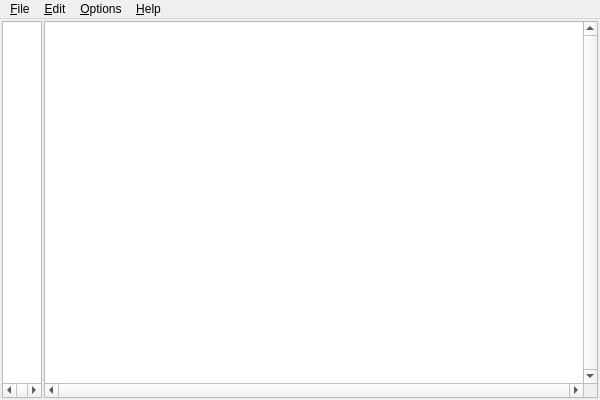
<?xml version="1.0" encoding="UTF-8"?>
<ui version="4.0">
 <class>CliphistWindow</class>
 <widget class="QMainWindow" name="CliphistWindow">
  <property name="geometry">
   <rect>
    <x>0</x>
    <y>0</y>
    <width>600</width>
    <height>400</height>
   </rect>
  </property>
  <property name="windowTitle">
   <string>Clipboard History 2</string>
  </property>
  <widget class="QWidget" name="centralWidget">
   <layout class="QGridLayout" name="gridLayout">
    <property name="margin">
     <number>2</number>
    </property>
    <property name="spacing">
     <number>2</number>
    </property>
    <item row="0" column="0">
     <widget class="QListWidget" name="listWidgetLineNumbers">
      <property name="sizePolicy">
       <sizepolicy hsizetype="Fixed" vsizetype="Expanding">
        <horstretch>0</horstretch>
        <verstretch>0</verstretch>
       </sizepolicy>
      </property>
      <property name="maximumSize">
       <size>
        <width>40</width>
        <height>16777215</height>
       </size>
      </property>
      <property name="focusPolicy">
       <enum>Qt::NoFocus</enum>
      </property>
      <property name="verticalScrollBarPolicy">
       <enum>Qt::ScrollBarAlwaysOff</enum>
      </property>
      <property name="horizontalScrollBarPolicy">
       <enum>Qt::ScrollBarAlwaysOn</enum>
      </property>
      <property name="editTriggers">
       <set>QAbstractItemView::NoEditTriggers</set>
      </property>
      <property name="selectionMode">
       <enum>QAbstractItemView::NoSelection</enum>
      </property>
     </widget>
    </item>
    <item row="0" column="1">
     <widget class="QListWidget" name="listWidget">
      <property name="verticalScrollBarPolicy">
       <enum>Qt::ScrollBarAlwaysOn</enum>
      </property>
      <property name="horizontalScrollBarPolicy">
       <enum>Qt::ScrollBarAlwaysOn</enum>
      </property>
      <property name="editTriggers">
       <set>QAbstractItemView::EditKeyPressed</set>
      </property>
     </widget>
    </item>
   </layout>
  </widget>
  <widget class="QMenuBar" name="menuBar">
   <property name="geometry">
    <rect>
     <x>0</x>
     <y>0</y>
     <width>600</width>
     <height>21</height>
    </rect>
   </property>
   <widget class="QMenu" name="menuFile">
    <property name="title">
     <string>&amp;File</string>
    </property>
    <addaction name="actionOpen"/>
    <addaction name="actionSave"/>
    <addaction name="actionSave_as"/>
    <addaction name="separator"/>
    <addaction name="action_Quit"/>
   </widget>
   <widget class="QMenu" name="menu_Edit">
    <property name="title">
     <string>&amp;Edit</string>
    </property>
    <addaction name="actionDelete_all_entries"/>
    <addaction name="actionDelete_marked_entry"/>
    <addaction name="separator"/>
    <addaction name="action_Find_text"/>
    <addaction name="actionFind_next"/>
    <addaction name="separator"/>
    <addaction name="action_Edit_entry"/>
   </widget>
   <widget class="QMenu" name="menuHelp">
    <property name="title">
     <string>&amp;Help</string>
    </property>
    <addaction name="actionHelp"/>
    <addaction name="separator"/>
    <addaction name="actionAbout"/>
    <addaction name="actionAbout_Qt"/>
   </widget>
   <widget class="QMenu" name="menu_Options">
    <property name="title">
     <string>&amp;Options</string>
    </property>
    <addaction name="action_Activate_cliphist"/>
    <addaction name="actionErase_clipboard_contents"/>
    <addaction name="separator"/>
    <addaction name="actionMaximal_number_of_entries"/>
    <addaction name="action_Lines_per_entry"/>
    <addaction name="actionSelect_font"/>
    <addaction name="separator"/>
    <addaction name="action_Double_click_to_select"/>
    <addaction name="actionAutoload_data"/>
    <addaction name="actionAutoload_window_position_and_size"/>
    <addaction name="actionAlways_on_top"/>
   </widget>
   <addaction name="menuFile"/>
   <addaction name="menu_Edit"/>
   <addaction name="menu_Options"/>
   <addaction name="menuHelp"/>
  </widget>
  <action name="actionOpen">
   <property name="text">
    <string>&amp;Load Data...</string>
   </property>
   <property name="shortcut">
    <string>Ctrl+O</string>
   </property>
  </action>
  <action name="actionSave">
   <property name="text">
    <string>&amp;Save Data</string>
   </property>
   <property name="shortcut">
    <string>Ctrl+S</string>
   </property>
  </action>
  <action name="actionSave_as">
   <property name="text">
    <string>Save Data &amp;as...</string>
   </property>
   <property name="shortcut">
    <string>Ctrl+A</string>
   </property>
  </action>
  <action name="action_Quit">
   <property name="text">
    <string>&amp;Quit</string>
   </property>
   <property name="shortcut">
    <string>Ctrl+Q</string>
   </property>
  </action>
  <action name="actionHelp">
   <property name="text">
    <string>&amp;Help...</string>
   </property>
   <property name="shortcut">
    <string>F1</string>
   </property>
  </action>
  <action name="actionAbout">
   <property name="text">
    <string>&amp;About...</string>
   </property>
  </action>
  <action name="actionDelete_all_entries">
   <property name="text">
    <string>Delete &amp;all entries...</string>
   </property>
  </action>
  <action name="actionDelete_marked_entry">
   <property name="text">
    <string>&amp;Delete marked entry</string>
   </property>
   <property name="shortcut">
    <string>Ctrl+D</string>
   </property>
  </action>
  <action name="action_Find_text">
   <property name="text">
    <string>&amp;Find text...</string>
   </property>
   <property name="shortcut">
    <string>Ctrl+F</string>
   </property>
  </action>
  <action name="actionFind_next">
   <property name="text">
    <string>Find &amp;next</string>
   </property>
   <property name="shortcut">
    <string>Ctrl+N</string>
   </property>
  </action>
  <action name="action_Edit_entry">
   <property name="text">
    <string>&amp;Edit entry...</string>
   </property>
   <property name="shortcut">
    <string>Ctrl+E</string>
   </property>
  </action>
  <action name="action_Activate_cliphist">
   <property name="checkable">
    <bool>true</bool>
   </property>
   <property name="checked">
    <bool>true</bool>
   </property>
   <property name="text">
    <string>&amp;Activate cliphist</string>
   </property>
  </action>
  <action name="actionErase_clipboard_contents">
   <property name="text">
    <string>&amp;Erase clipboard contents</string>
   </property>
  </action>
  <action name="action_Lines_per_entry">
   <property name="text">
    <string>&amp;Lines per entry...</string>
   </property>
  </action>
  <action name="actionSelect_font">
   <property name="text">
    <string>Select &amp;font...</string>
   </property>
  </action>
  <action name="action_Double_click_to_select">
   <property name="checkable">
    <bool>true</bool>
   </property>
   <property name="checked">
    <bool>true</bool>
   </property>
   <property name="text">
    <string>&amp;Double click to select</string>
   </property>
  </action>
  <action name="actionAutoload_data">
   <property name="checkable">
    <bool>true</bool>
   </property>
   <property name="checked">
    <bool>true</bool>
   </property>
   <property name="text">
    <string>&amp;Autoload data</string>
   </property>
  </action>
  <action name="actionAutoload_window_position_and_size">
   <property name="checkable">
    <bool>true</bool>
   </property>
   <property name="checked">
    <bool>true</bool>
   </property>
   <property name="text">
    <string>Autoload &amp;window position and size</string>
   </property>
  </action>
  <action name="actionAbout_Qt">
   <property name="text">
    <string>About &amp;Qt...</string>
   </property>
  </action>
  <action name="actionAlways_on_top">
   <property name="checkable">
    <bool>true</bool>
   </property>
   <property name="checked">
    <bool>false</bool>
   </property>
   <property name="text">
    <string>Always on &amp;top</string>
   </property>
  </action>
  <action name="actionMaximal_number_of_entries">
   <property name="text">
    <string>Ma&amp;ximal number of entries...</string>
   </property>
  </action>
 </widget>
 <layoutdefault spacing="6" margin="11"/>
 <resources/>
 <connections/>
 <slots>
  <slot>sltItemActivated(QListWidgetItem*)</slot>
 </slots>
</ui>
